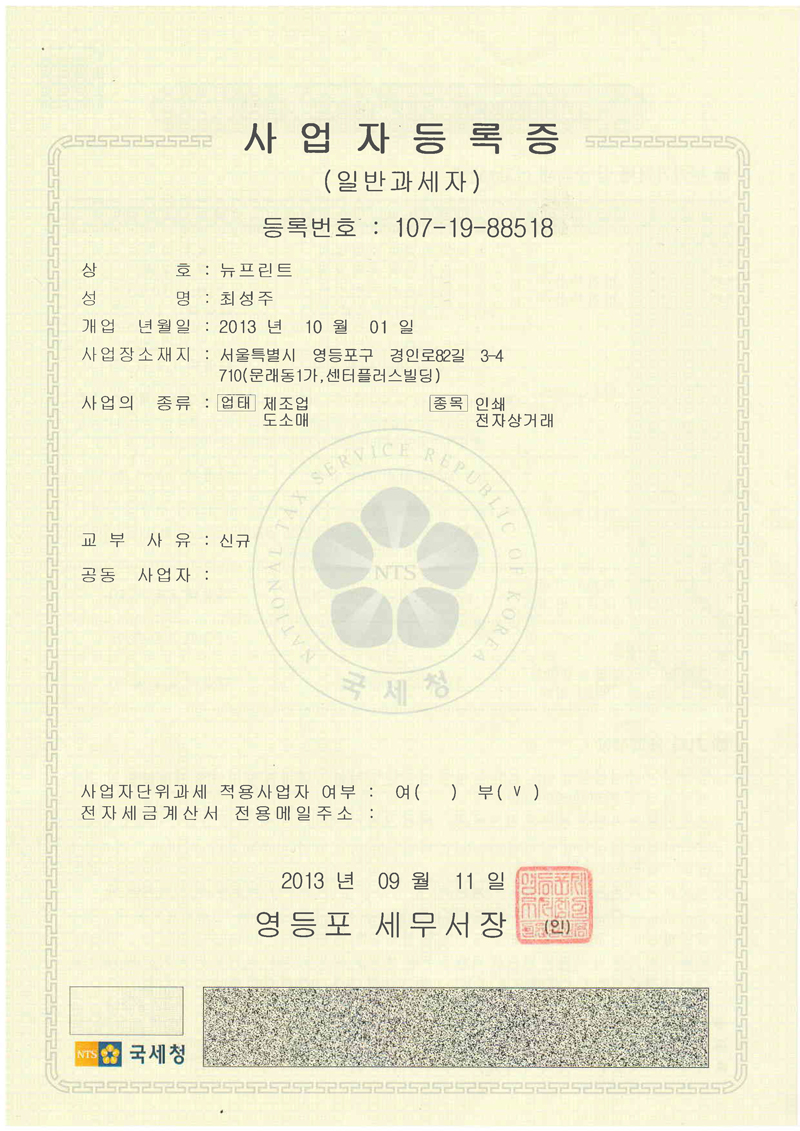
#> input picture OCR_TESS/data/25.jpg, 800 x 1131 px, given in place of 2.1.jpg, which was not available
$ python Plan_C.py   (older library calls are emulated)
#> lines starting #> are read from the running program, lines starting #| are printed output that depends on the picture; pictures that were not available may be replaced by others from this repository, and a replacement may not be noted
#> in main, img is the input picture: shape (1131, 800, 3); mean R, G, B 241.9, 239.6, 212.1
#랜덤한 카모 이미지 선택 => 그레이로 바꾸기 => 4가지 색 추출 => 입력 이미지로 부터 4가지 색 추 =>
#추출된 4가지 색으로 부터 색 칠하dd

#import kmean
import cv2
import numpy as np
import os
from scipy.misc import imread, imsave
import argparse
from sklearn.cluster import KMeans


def random_crop(img):
    x, y = 0, 0 #:::random 으로 바꾸기
    crop_img = img[x : x + 256 , y : y + 256]
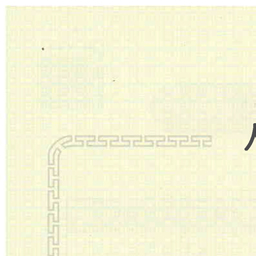
#> crop_img: shape (256, 256, 3); mean R, G, B 246.4, 245.4, 215.5
    return crop_img

def centroid_histogram(clt):
    numLabels = np.arange(0, len(np.unique(clt.labels_)) + 1)
    (hist, _) = np.histogram(clt.labels_, bins=numLabels)

    hist = hist.astype("float")
    hist /= hist.sum()

    return hist

def plot_colors(hist, centroids):
    bar = np.zeros((50, 300, 3), dtype="uint8")
    startX = 0

    for (percent, color) in zip(hist, centroids):
        endX = startX + (percent * 300)
        cv2.rectangle(bar, (int(startX), 0), (int(endX), 50),
                      color.astype("uint8").tolist(), -1)
        startX = endX
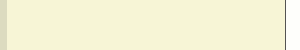
#> bar: shape (50, 300, 3); mean of channels 0, 1, 2 246.2, 244.3, 214.8; drawn as R, G, B

    return bar

def image_color_cluster(image, k = 4):
    image = image.reshape((image.shape[0] * image.shape[1], 3))

    color_list = []

    clt = KMeans(n_clusters = k)
    clt.fit(image)

    hist = centroid_histogram(clt)
    bar = plot_colors(hist, clt.cluster_centers_)

    for i in range (300):
        if i == 0:
            temp_R=bar[0][i][0]
            temp_G=bar[0][i][1]
            temp_B=bar[0][i][2]
            #print(bar[0][i][:])
            color_list.append(bar[0][i][:])
        if temp_R != bar[0][i][0] or temp_G != bar[0][i][1] or temp_B != bar[0][i][2] and i != 0:
            temp_R=bar[0][i][0]
            temp_G=bar[0][i][1]
            temp_B=bar[0][i][2]
            #print(bar[0][i][:])
            color_list.append(bar[0][i][:])
#> this loop made 300 passes
#> (temp_R, temp_G, temp_B) on passes 1, 8, 286, 287: (220, 219, 192), (247, 245, 214), (84, 84, 82), (254, 254, 251)
#> after the loop, color_list = [[220, 219, 192], [247, 245, 214], [84, 84, 82], [254, 254, 251]]

    return color_list


def main():
    image_path = "./CAMO/DESSERT/2.1.jpg"
    img = imread(image_path)
    img = random_crop(img)
    color_list = image_color_cluster(img)

    #print("##########Color_list###########", color_list[0][1], color_list[:])
    img_Gray = img.copy()
    gray_img = img.sum(axis = 2) / 3
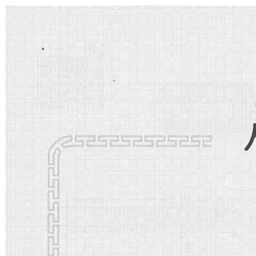
#> gray_img: shape (256, 256) float64; min 57.33, max 255, mean 235.8


    for i in range(256):
        for j in range(256):
            for k in range(3):
                img_Gray[i, j, k] = gray_img[i, j]

    gray_color_list = image_color_cluster(img_Gray)
#> after the loop in plot_colors (call 2), `for (percent, color) in zip(hist, centroids):`:
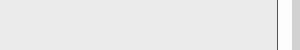
#> bar: shape (50, 300, 3); min 83, max 253, mean 234.7
#> the loop in image_color_cluster (call 2), `for i in range (300):` made 300 passes
#> (temp_R, temp_G, temp_B) on passes 1, 278, 279, 293: (235, 235, 235), (83, 83, 83), (253, 253, 253), (210, 210, 210)
#> gray_color_list = [[235, 235, 235], [83, 83, 83], [253, 253, 253], [210, 210, 210]]

    print(gray_color_list, '\n',color_list)
#| [array([235, 235, 235], dtype=uint8), array([83, 83, 83], dtype=uint8), array([253, 253, 253], dtype=uint8), array([210, 210, 210], dtype=uint8)]
#|  [array([220, 219, 192], dtype=uint8), array([247, 245, 214], dtype=uint8), array([84, 84, 82], dtype=uint8), array([254, 254, 251], dtype=uint8)]


    cv2.imshow('iddd',img_Gray)
    cv2.waitKey(0)


if __name__ == '__main__':
    main()
